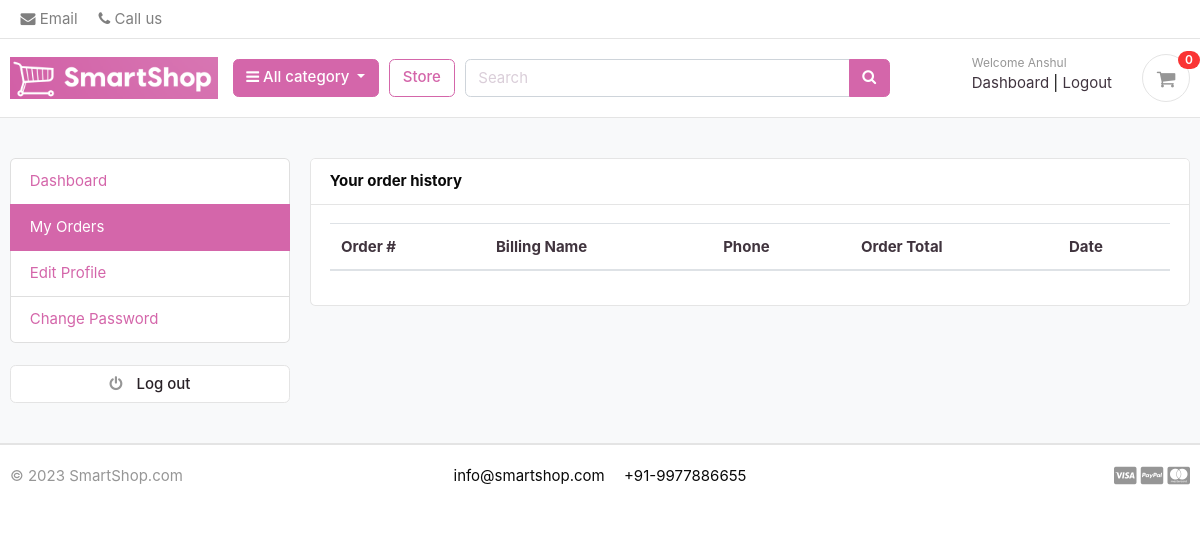
The page /accounts/my_orders/ (signed in) on the database as committed earlier.
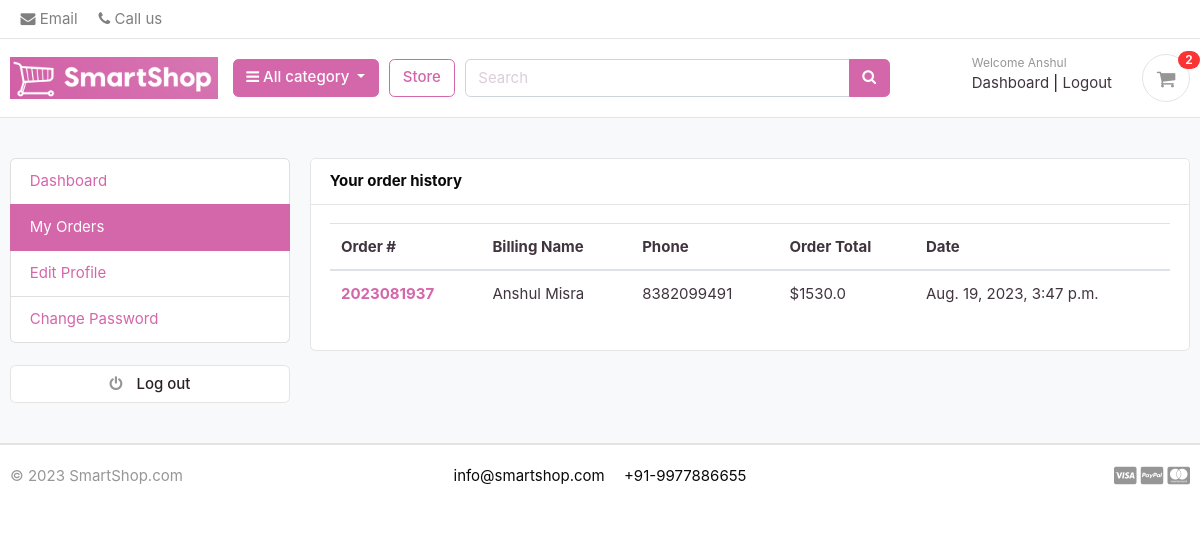
The same page on the database as committed later.
### orders/models.py (models this page shows, shortened)
class Order(models.Model):
    STATUS = (
        ('New', 'New'),
        ('Accepted', 'Accepted'),
        ('Completed', 'Completed'),
        ('Cancelled', 'Cancelled'),
    )
    user = models.ForeignKey(Account, on_delete=models.SET_NULL, null=True)
    payment = models.ForeignKey(Payment, on_delete=models.SET_NULL, blank=True, null=True)
    order_number = models.CharField(max_length=20)
    first_name = models.CharField(max_length=50)
    last_name = models.CharField(max_length=50)
    phone = models.CharField(max_length=15)
    email = models.EmailField(max_length=50)
    address_line_1 = models.CharField(max_length=50)
    address_line_2 = models.CharField(max_length=50, blank=True)
    country = models.CharField(max_length=50)
    state = models.CharField(max_length=50)
    city = models.CharField(max_length=50)
    order_note = models.CharField(max_length=100, blank=True)
    order_total = models.FloatField()
    tax = models.FloatField()
    status = models.CharField(max_length=10, choices=STATUS, default='New')
    ip = models.CharField(blank=True, max_length=20)
    is_ordered = models.BooleanField(default=False)
    created_at = models.DateTimeField(auto_now_add=True)
    updated_at = models.DateTimeField(auto_now=True)
    def full_name(self):
        return f'{self.first_name} {self.last_name}'

### accounts/views.py (the view)
# urls.py: path('my_orders/', views.my_orders, name='my_orders'),
@login_required(login_url='login')
def my_orders(request):
    orders = Order.objects.filter(user=request.user, is_ordered=True).order_by('-created_at')
    context = {
        'orders': orders,
    }
    return render(request, 'accounts/my_orders.html', context)

### carts/context_processors.py (called while the page is built)
def counter(request):
    cart_count = 0
    if 'admin' in request.path:
        return {}
    else:
        try:
            cart = Cart.objects.filter(cart_id=_cart_id(request))
            if request.user.is_authenticated:
                cart_items = CartItem.objects.all().filter(user=request.user)
            else:
                cart_items = CartItem.objects.all().filter(cart=cart[:1])
            for cart_item in cart_items:
                cart_count += cart_item.quantity
        except Cart.DoesNotExist:
            cart_count = 0
    return dict(cart_count=cart_count)

### carts/views.py (called while the page is built)
def _cart_id(request):
    cart = request.session.session_key
    if not cart:
        cart = request.session.create()
    return cart

### category/context_processors.py (called while the page is built)
def menu_links(request):
    links = Category.objects.all()
    return dict(links=links)

### category/models.py (called while the page is built)
    def get_url(self):
        return reverse('products_by_category', args=[self.slug])

### templates/accounts/my_orders.html (shortened to what this page needs)
{% extends 'base.html' %}
{% block content %}
<section class="section-conten padding-y bg">
<div class="container">
	<div class="row">
	{% include 'includes/dashboard_sidebar.html' %}
	<main class="col-md-9">
		<article class="card">
		<header class="card-header">
			<strong class="d-inline-block mr-3">Your order history</strong>
		</header>
		<div class="card-body">
			<div class="row">
			<div class="col-md-12">
				<table class="table table-hover">
				  <thead>
				    <tr>
				      <th scope="col">Order #</th>
				      <th scope="col">Billing Name</th>
				      <th scope="col">Phone</th>
				      <th scope="col">Order Total</th>
							<th scope="col">Date</th>
				    </tr>
				  </thead>
				  <tbody>
						{% for order in orders %}
				    <tr>
				      <th scope="row"><a href="{% url 'order_detail' order.order_number %}">{{order.order_number}}</a></th>
				      <td>{{order.full_name}}</td>
				      <td>{{order.phone}}</td>
				      <td>${{order.order_total}}</td>
							<td>{{order.created_at}}</td>
				    </tr>
				{% endfor %}
				  </tbody>
				</table>
			</div>
			</div>
		</div>
		</article>
	</main>
</div>
</div>
</section>
{% endblock %}

### templates/includes/navbar.html (shortened to what this page needs)
{% load static %}
<header class="section-header">
    <nav class="navbar p-md-0 navbar-expand-sm navbar-light border-bottom">
    <div class="container">
      <div class="collapse navbar-collapse" id="navbarTop4">
        <ul class="navbar-nav">
            <li><a href="mailto:help@smartshop.com" class="nav-link"> <i class="fa fa-envelope"></i> Email </a></li>
            <li><a href="tel:9977886655" class="nav-link"> <i class="fa fa-phone"></i> Call us </a></li>
        </ul>
      </div>
    </div>
    </nav>
    <section class="header-main border-bottom">
        <div class="container">
    <div class="row align-items-center">
        <div class="col-lg-2 col-md-3 col-6">
            <a href="{% url 'home' %}" class="brand-wrap">
                <img class="logo" src="{% static './images/logo.png' %}">
            </a>
        </div>
        <div class="col-lg col-sm col-md col-6 flex-grow-0">
            <div class="category-wrap dropdown d-inline-block float-right">
                <button type="button" class="btn btn-primary dropdown-toggle ml-4" data-toggle="dropdown">
                    <i class="fa fa-bars"></i> All category
                </button>
            </div>
        </div>
        <a href="{% url 'store' %}" class="btn btn-outline-primary">Store</a>
        <div class="col-lg  col-md-6 col-sm-12 col">
            <form action="{% url 'search' %}" class="search" method='GET'>
                <div class="input-group w-100">
                    <input type="text" class="form-control" style="width:60%;" placeholder="Search" name="keyword" required>
                    <div class="input-group-append">
                      <button class="btn btn-primary" type="submit">
                        <i class="fa fa-search"></i>
                      </button>
                    </div>
                </div>
            </form>
        </div>
        <div class="col-lg-3 col-sm-6 col-8 order-2 order-lg-3">
                    <div class="d-flex justify-content-end mb-3 mb-lg-0">
                        {% if user.id is None %}
                        <div class="widget-header">
                            <small class="title text-muted">Welcome guest!</small>
                            <div>
                                <a href="{% url 'login' %}">Sign in</a> <span class="dark-transp"> | </span>
                                <a href="{% url 'register' %}"> Register</a>
                            </div>
                        </div>
                        {% else %}
                        <div class="widget-header">
                            <small class="title text-muted">Welcome {{user.first_name}}</small>
                            <div>
                                <a href="{% url 'dashboard' %}">Dashboard</a> <span class="dark-transp"> | </span>
                                <a href="{% url 'logout' %}">Logout</a>
                            </div>
                        </div>
                        {%endif%}
                        <a href="{% url 'cart' %}" class="widget-header pl-3 ml-3">
                            <div class="icon icon-sm rounded-circle border"><i class="fa fa-shopping-cart"></i></div>
                            <span class="badge badge-pill badge-danger notify">{{ cart_count }}</span>
                        </a>
                    </div>
                </div>
    </div>
        </div>
    </section>
</header>

Rows that differ between the two databases and show on the page:
added Order: order_number "2023081937", full_name "Anshul Misra", phone "8382099491", order_total "1530.0", created_at "Aug. 19, 2023, 3:47 p.m."
Other text that changed with them:
{{ cart_count }}: "0" → "2"
